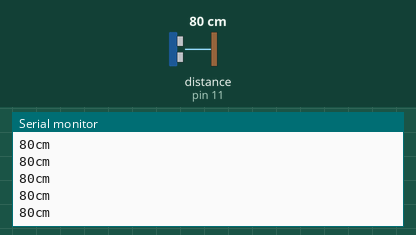
Simulated run of this sketch. Board: Arduino Uno, built with avr-gcc and run on an emulated ATmega328P. Parts: the last lines printed to the serial monitor. The test bench sets the inputs (shaded band); at power-on: distance to the obstacle (sensor on pin 11) 80 cm. The echo pulse lasts 58.3 µs per cm.

Above: at 1.2 s.
1.3 s: distance to the obstacle (sensor on pin 11) set to 2 cm
At 1.48 s:
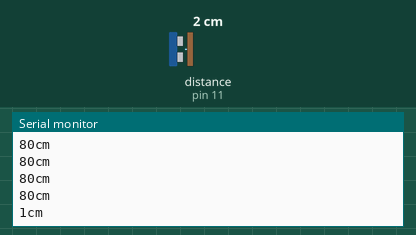
2.8 s: distance to the obstacle (sensor on pin 11) set to 4 cm
At 2.89 s:
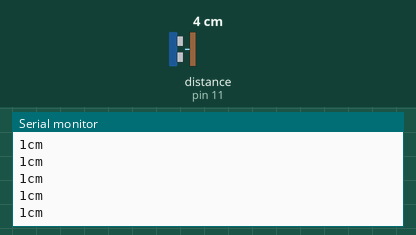
Timing chart, 0 to 5.8 s (numbered marks = the images above; inputs shaded):
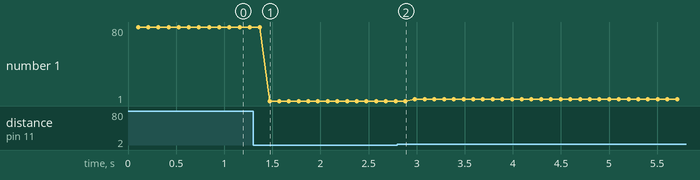

The sketch:

sensor.ino
```cpp
const int tr = 10;
const int ec = 11;

void setup() {

 pinMode(tr,OUTPUT);
 pinMode(ec,INPUT);

 Serial.begin(9600);
}

void loop() {

 digitalWrite(tr,LOW);
 delayMicroseconds(2);
 digitalWrite(tr,HIGH);
 delayMicroseconds(10);
 digitalWrite(tr,LOW);
 long D = pulseIn(ec,HIGH);
 long d = (D/2)/29.1;

 delay(100);
 Serial.print(d);
 Serial.println( "cm");


}
```

Measured:
- after the input at 1.3 s, the serial monitor: prints a new line after 0.17 s (image 1)
- plotted number 1: 80 → 1 after the input at 1.3 s, 1 → 3 after the input at 2.8 s
